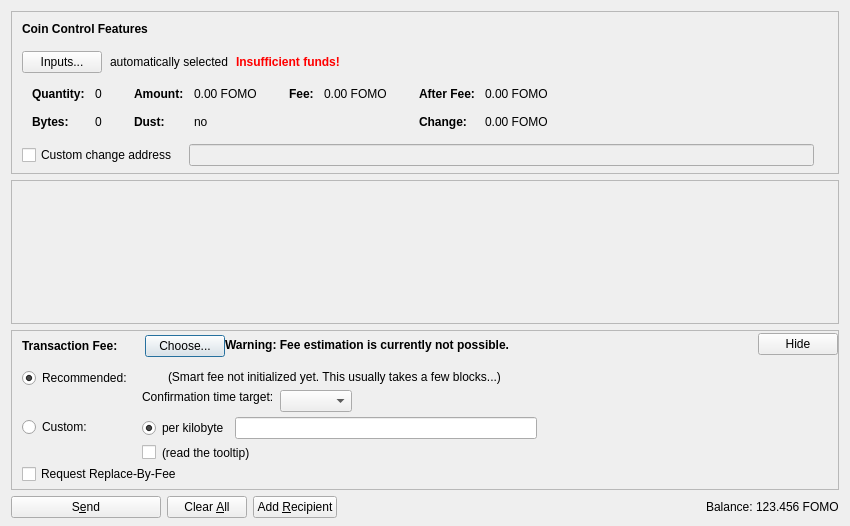
<?xml version="1.0" encoding="UTF-8"?>
<ui version="4.0">
 <class>SendCoinsDialog</class>
 <widget class="QDialog" name="SendCoinsDialog">
  <property name="geometry">
   <rect>
    <x>0</x>
    <y>0</y>
    <width>850</width>
    <height>526</height>
   </rect>
  </property>
  <property name="windowTitle">
   <string>Send Coins</string>
  </property>
  <layout class="QVBoxLayout" name="verticalLayout" stretch="0,1,0,0">
   <property name="bottomMargin">
    <number>8</number>
   </property>
   <item>
    <widget class="QFrame" name="frameCoinControl">
     <property name="sizePolicy">
      <sizepolicy hsizetype="Expanding" vsizetype="Expanding">
       <horstretch>0</horstretch>
       <verstretch>0</verstretch>
      </sizepolicy>
     </property>
     <property name="maximumSize">
      <size>
       <width>16777215</width>
       <height>16777215</height>
      </size>
     </property>
     <property name="frameShape">
      <enum>QFrame::StyledPanel</enum>
     </property>
     <property name="frameShadow">
      <enum>QFrame::Sunken</enum>
     </property>
     <layout class="QVBoxLayout" name="verticalLayoutCoinControl2">
      <property name="spacing">
       <number>0</number>
      </property>
      <property name="leftMargin">
       <number>0</number>
      </property>
      <property name="topMargin">
       <number>0</number>
      </property>
      <property name="rightMargin">
       <number>0</number>
      </property>
      <property name="bottomMargin">
       <number>6</number>
      </property>
      <item>
       <layout class="QVBoxLayout" name="verticalLayoutCoinControl" stretch="0,0,0,0,1">
        <property name="spacing">
         <number>0</number>
        </property>
        <property name="leftMargin">
         <number>10</number>
        </property>
        <property name="topMargin">
         <number>10</number>
        </property>
        <item>
         <layout class="QHBoxLayout" name="horizontalLayoutCoinControl1">
          <property name="bottomMargin">
           <number>15</number>
          </property>
          <item>
           <widget class="QLabel" name="labelCoinControlFeatures">
            <property name="sizePolicy">
             <sizepolicy hsizetype="Preferred" vsizetype="Maximum">
              <horstretch>0</horstretch>
              <verstretch>0</verstretch>
             </sizepolicy>
            </property>
            <property name="font">
             <font>
              <weight>75</weight>
              <bold>true</bold>
             </font>
            </property>
            <property name="styleSheet">
             <string notr="true">font-weight:bold;</string>
            </property>
            <property name="text">
             <string>Coin Control Features</string>
            </property>
           </widget>
          </item>
         </layout>
        </item>
        <item>
         <layout class="QHBoxLayout" name="horizontalLayoutCoinControl2" stretch="0,0,0,0">
          <property name="spacing">
           <number>8</number>
          </property>
          <property name="bottomMargin">
           <number>10</number>
          </property>
          <item>
           <widget class="QPushButton" name="pushButtonCoinControl">
            <property name="styleSheet">
             <string notr="true"/>
            </property>
            <property name="text">
             <string>Inputs...</string>
            </property>
            <property name="autoDefault">
             <bool>false</bool>
            </property>
           </widget>
          </item>
          <item>
           <widget class="QLabel" name="labelCoinControlAutomaticallySelected">
            <property name="text">
             <string>automatically selected</string>
            </property>
            <property name="margin">
             <number>5</number>
            </property>
           </widget>
          </item>
          <item>
           <widget class="QLabel" name="labelCoinControlInsuffFunds">
            <property name="font">
             <font>
              <weight>75</weight>
              <bold>true</bold>
             </font>
            </property>
            <property name="styleSheet">
             <string notr="true">color:red;font-weight:bold;</string>
            </property>
            <property name="text">
             <string>Insufficient funds!</string>
            </property>
            <property name="margin">
             <number>5</number>
            </property>
           </widget>
          </item>
          <item>
           <spacer name="horizontalSpacerCoinControl">
            <property name="orientation">
             <enum>Qt::Horizontal</enum>
            </property>
            <property name="sizeHint" stdset="0">
             <size>
              <width>40</width>
              <height>1</height>
             </size>
            </property>
           </spacer>
          </item>
         </layout>
        </item>
        <item>
         <widget class="QWidget" name="widgetCoinControl" native="true">
          <property name="sizePolicy">
           <sizepolicy hsizetype="Preferred" vsizetype="Preferred">
            <horstretch>0</horstretch>
            <verstretch>0</verstretch>
           </sizepolicy>
          </property>
          <property name="minimumSize">
           <size>
            <width>0</width>
            <height>0</height>
           </size>
          </property>
          <property name="styleSheet">
           <string notr="true"/>
          </property>
          <layout class="QHBoxLayout" name="horizontalLayoutCoinControl5">
           <property name="leftMargin">
            <number>0</number>
           </property>
           <property name="topMargin">
            <number>0</number>
           </property>
           <property name="rightMargin">
            <number>0</number>
           </property>
           <property name="bottomMargin">
            <number>0</number>
           </property>
           <item>
            <layout class="QHBoxLayout" name="horizontalLayoutCoinControl3" stretch="0,0,0,1">
             <property name="spacing">
              <number>20</number>
             </property>
             <property name="topMargin">
              <number>0</number>
             </property>
             <property name="bottomMargin">
              <number>10</number>
             </property>
             <item>
              <layout class="QFormLayout" name="formLayoutCoinControl1">
               <property name="horizontalSpacing">
                <number>10</number>
               </property>
               <property name="verticalSpacing">
                <number>14</number>
               </property>
               <property name="leftMargin">
                <number>10</number>
               </property>
               <property name="topMargin">
                <number>4</number>
               </property>
               <property name="rightMargin">
                <number>6</number>
               </property>
               <item row="0" column="0">
                <widget class="QLabel" name="labelCoinControlQuantityText">
                 <property name="font">
                  <font>
                   <weight>75</weight>
                   <bold>true</bold>
                  </font>
                 </property>
                 <property name="text">
                  <string>Quantity:</string>
                 </property>
                 <property name="margin">
                  <number>0</number>
                 </property>
                </widget>
               </item>
               <item row="0" column="1">
                <widget class="QLabel" name="labelCoinControlQuantity">
                 <property name="cursor">
                  <cursorShape>IBeamCursor</cursorShape>
                 </property>
                 <property name="contextMenuPolicy">
                  <enum>Qt::ActionsContextMenu</enum>
                 </property>
                 <property name="text">
                  <string notr="true">0</string>
                 </property>
                 <property name="margin">
                  <number>0</number>
                 </property>
                 <property name="textInteractionFlags">
                  <set>Qt::LinksAccessibleByMouse|Qt::TextSelectableByKeyboard|Qt::TextSelectableByMouse</set>
                 </property>
                </widget>
               </item>
               <item row="1" column="0">
                <widget class="QLabel" name="labelCoinControlBytesText">
                 <property name="font">
                  <font>
                   <weight>75</weight>
                   <bold>true</bold>
                  </font>
                 </property>
                 <property name="text">
                  <string>Bytes:</string>
                 </property>
                </widget>
               </item>
               <item row="1" column="1">
                <widget class="QLabel" name="labelCoinControlBytes">
                 <property name="cursor">
                  <cursorShape>IBeamCursor</cursorShape>
                 </property>
                 <property name="contextMenuPolicy">
                  <enum>Qt::ActionsContextMenu</enum>
                 </property>
                 <property name="text">
                  <string notr="true">0</string>
                 </property>
                 <property name="textInteractionFlags">
                  <set>Qt::LinksAccessibleByMouse|Qt::TextSelectableByKeyboard|Qt::TextSelectableByMouse</set>
                 </property>
                </widget>
               </item>
              </layout>
             </item>
             <item>
              <layout class="QFormLayout" name="formLayoutCoinControl2">
               <property name="horizontalSpacing">
                <number>10</number>
               </property>
               <property name="verticalSpacing">
                <number>14</number>
               </property>
               <property name="leftMargin">
                <number>6</number>
               </property>
               <property name="topMargin">
                <number>4</number>
               </property>
               <property name="rightMargin">
                <number>6</number>
               </property>
               <item row="0" column="0">
                <widget class="QLabel" name="labelCoinControlAmountText">
                 <property name="font">
                  <font>
                   <weight>75</weight>
                   <bold>true</bold>
                  </font>
                 </property>
                 <property name="text">
                  <string>Amount:</string>
                 </property>
                 <property name="margin">
                  <number>0</number>
                 </property>
                </widget>
               </item>
               <item row="0" column="1">
                <widget class="QLabel" name="labelCoinControlAmount">
                 <property name="cursor">
                  <cursorShape>IBeamCursor</cursorShape>
                 </property>
                 <property name="contextMenuPolicy">
                  <enum>Qt::ActionsContextMenu</enum>
                 </property>
                 <property name="text">
                  <string notr="true">0.00 FOMO</string>
                 </property>
                 <property name="textInteractionFlags">
                  <set>Qt::LinksAccessibleByMouse|Qt::TextSelectableByKeyboard|Qt::TextSelectableByMouse</set>
                 </property>
                </widget>
               </item>
               <item row="1" column="0">
                <widget class="QLabel" name="labelCoinControlLowOutputText">
                 <property name="font">
                  <font>
                   <weight>75</weight>
                   <bold>true</bold>
                  </font>
                 </property>
                 <property name="text">
                  <string>Dust:</string>
                 </property>
                </widget>
               </item>
               <item row="1" column="1">
                <widget class="QLabel" name="labelCoinControlLowOutput">
                 <property name="cursor">
                  <cursorShape>IBeamCursor</cursorShape>
                 </property>
                 <property name="contextMenuPolicy">
                  <enum>Qt::ActionsContextMenu</enum>
                 </property>
                 <property name="text">
                  <string notr="true">no</string>
                 </property>
                 <property name="textInteractionFlags">
                  <set>Qt::LinksAccessibleByMouse|Qt::TextSelectableByKeyboard|Qt::TextSelectableByMouse</set>
                 </property>
                </widget>
               </item>
              </layout>
             </item>
             <item>
              <layout class="QFormLayout" name="formLayoutCoinControl3">
               <property name="horizontalSpacing">
                <number>10</number>
               </property>
               <property name="verticalSpacing">
                <number>14</number>
               </property>
               <property name="leftMargin">
                <number>6</number>
               </property>
               <property name="topMargin">
                <number>4</number>
               </property>
               <property name="rightMargin">
                <number>6</number>
               </property>
               <item row="0" column="0">
                <widget class="QLabel" name="labelCoinControlFeeText">
                 <property name="font">
                  <font>
                   <weight>75</weight>
                   <bold>true</bold>
                  </font>
                 </property>
                 <property name="text">
                  <string>Fee:</string>
                 </property>
                 <property name="margin">
                  <number>0</number>
                 </property>
                </widget>
               </item>
               <item row="0" column="1">
                <widget class="QLabel" name="labelCoinControlFee">
                 <property name="cursor">
                  <cursorShape>IBeamCursor</cursorShape>
                 </property>
                 <property name="contextMenuPolicy">
                  <enum>Qt::ActionsContextMenu</enum>
                 </property>
                 <property name="text">
                  <string notr="true">0.00 FOMO</string>
                 </property>
                 <property name="textInteractionFlags">
                  <set>Qt::LinksAccessibleByMouse|Qt::TextSelectableByKeyboard|Qt::TextSelectableByMouse</set>
                 </property>
                </widget>
               </item>
              </layout>
             </item>
             <item>
              <layout class="QFormLayout" name="formLayoutCoinControl4">
               <property name="horizontalSpacing">
                <number>10</number>
               </property>
               <property name="verticalSpacing">
                <number>14</number>
               </property>
               <property name="leftMargin">
                <number>6</number>
               </property>
               <property name="topMargin">
                <number>4</number>
               </property>
               <property name="rightMargin">
                <number>6</number>
               </property>
               <item row="0" column="0">
                <widget class="QLabel" name="labelCoinControlAfterFeeText">
                 <property name="font">
                  <font>
                   <weight>75</weight>
                   <bold>true</bold>
                  </font>
                 </property>
                 <property name="text">
                  <string>After Fee:</string>
                 </property>
                 <property name="margin">
                  <number>0</number>
                 </property>
                </widget>
               </item>
               <item row="0" column="1">
                <widget class="QLabel" name="labelCoinControlAfterFee">
                 <property name="cursor">
                  <cursorShape>IBeamCursor</cursorShape>
                 </property>
                 <property name="contextMenuPolicy">
                  <enum>Qt::ActionsContextMenu</enum>
                 </property>
                 <property name="text">
                  <string notr="true">0.00 FOMO</string>
                 </property>
                 <property name="textInteractionFlags">
                  <set>Qt::LinksAccessibleByMouse|Qt::TextSelectableByKeyboard|Qt::TextSelectableByMouse</set>
                 </property>
                </widget>
               </item>
               <item row="1" column="0">
                <widget class="QLabel" name="labelCoinControlChangeText">
                 <property name="font">
                  <font>
                   <weight>75</weight>
                   <bold>true</bold>
                  </font>
                 </property>
                 <property name="text">
                  <string>Change:</string>
                 </property>
                </widget>
               </item>
               <item row="1" column="1">
                <widget class="QLabel" name="labelCoinControlChange">
                 <property name="cursor">
                  <cursorShape>IBeamCursor</cursorShape>
                 </property>
                 <property name="contextMenuPolicy">
                  <enum>Qt::ActionsContextMenu</enum>
                 </property>
                 <property name="text">
                  <string notr="true">0.00 FOMO</string>
                 </property>
                 <property name="textInteractionFlags">
                  <set>Qt::LinksAccessibleByMouse|Qt::TextSelectableByKeyboard|Qt::TextSelectableByMouse</set>
                 </property>
                </widget>
               </item>
              </layout>
             </item>
            </layout>
           </item>
          </layout>
         </widget>
        </item>
        <item>
         <layout class="QHBoxLayout" name="horizontalLayoutCoinControl4" stretch="0,0,0">
          <property name="spacing">
           <number>12</number>
          </property>
          <property name="sizeConstraint">
           <enum>QLayout::SetDefaultConstraint</enum>
          </property>
          <property name="topMargin">
           <number>5</number>
          </property>
          <property name="rightMargin">
           <number>5</number>
          </property>
          <item>
           <widget class="QCheckBox" name="checkBoxCoinControlChange">
            <property name="toolTip">
             <string>If this is activated, but the change address is empty or invalid, change will be sent to a newly generated address.</string>
            </property>
            <property name="text">
             <string>Custom change address</string>
            </property>
           </widget>
          </item>
          <item>
           <widget class="QValidatedLineEdit" name="lineEditCoinControlChange">
            <property name="enabled">
             <bool>false</bool>
            </property>
            <property name="sizePolicy">
             <sizepolicy hsizetype="Expanding" vsizetype="Fixed">
              <horstretch>0</horstretch>
              <verstretch>0</verstretch>
             </sizepolicy>
            </property>
           </widget>
          </item>
          <item>
           <widget class="QLabel" name="labelCoinControlChangeLabel">
            <property name="sizePolicy">
             <sizepolicy hsizetype="Preferred" vsizetype="Expanding">
              <horstretch>0</horstretch>
              <verstretch>0</verstretch>
             </sizepolicy>
            </property>
            <property name="minimumSize">
             <size>
              <width>0</width>
              <height>0</height>
             </size>
            </property>
            <property name="text">
             <string/>
            </property>
            <property name="margin">
             <number>3</number>
            </property>
           </widget>
          </item>
         </layout>
        </item>
        <item>
         <spacer name="verticalSpacerCoinControl">
          <property name="orientation">
           <enum>Qt::Vertical</enum>
          </property>
          <property name="sizeHint" stdset="0">
           <size>
            <width>800</width>
            <height>1</height>
           </size>
          </property>
         </spacer>
        </item>
       </layout>
      </item>
     </layout>
    </widget>
   </item>
   <item>
    <widget class="QScrollArea" name="scrollArea">
     <property name="widgetResizable">
      <bool>true</bool>
     </property>
     <widget class="QWidget" name="scrollAreaWidgetContents">
      <property name="geometry">
       <rect>
        <x>0</x>
        <y>0</y>
        <width>830</width>
        <height>104</height>
       </rect>
      </property>
      <layout class="QVBoxLayout" name="verticalLayout_2" stretch="0,1">
       <property name="leftMargin">
        <number>0</number>
       </property>
       <property name="topMargin">
        <number>0</number>
       </property>
       <property name="rightMargin">
        <number>0</number>
       </property>
       <property name="bottomMargin">
        <number>0</number>
       </property>
       <item>
        <layout class="QVBoxLayout" name="entries">
         <property name="spacing">
          <number>6</number>
         </property>
        </layout>
       </item>
       <item>
        <spacer name="verticalSpacer">
         <property name="orientation">
          <enum>Qt::Vertical</enum>
         </property>
         <property name="sizeHint" stdset="0">
          <size>
           <width>20</width>
           <height>40</height>
          </size>
         </property>
        </spacer>
       </item>
      </layout>
     </widget>
    </widget>
   </item>
   <item>
    <widget class="QFrame" name="frameFee">
     <property name="sizePolicy">
      <sizepolicy hsizetype="Expanding" vsizetype="Expanding">
       <horstretch>0</horstretch>
       <verstretch>0</verstretch>
      </sizepolicy>
     </property>
     <property name="maximumSize">
      <size>
       <width>16777215</width>
       <height>16777215</height>
      </size>
     </property>
     <property name="frameShape">
      <enum>QFrame::StyledPanel</enum>
     </property>
     <property name="frameShadow">
      <enum>QFrame::Sunken</enum>
     </property>
     <layout class="QVBoxLayout" name="verticalLayoutFee1">
      <property name="spacing">
       <number>0</number>
      </property>
      <property name="leftMargin">
       <number>0</number>
      </property>
      <property name="topMargin">
       <number>0</number>
      </property>
      <property name="rightMargin">
       <number>0</number>
      </property>
      <property name="bottomMargin">
       <number>0</number>
      </property>
      <item>
       <layout class="QVBoxLayout" name="verticalLayoutFee2" stretch="0,0,0">
        <property name="spacing">
         <number>0</number>
        </property>
        <property name="leftMargin">
         <number>10</number>
        </property>
        <property name="topMargin">
         <number>0</number>
        </property>
        <item>
         <layout class="QHBoxLayout" name="horizontalLayoutFee1">
          <property name="bottomMargin">
           <number>0</number>
          </property>
          <item>
           <layout class="QVBoxLayout" name="verticalLayoutFee7">
            <property name="spacing">
             <number>0</number>
            </property>
            <item>
             <spacer name="verticalSpacerSmartFee">
              <property name="orientation">
               <enum>Qt::Vertical</enum>
              </property>
              <property name="sizeType">
               <enum>QSizePolicy::Fixed</enum>
              </property>
              <property name="sizeHint" stdset="0">
               <size>
                <width>1</width>
                <height>4</height>
               </size>
              </property>
             </spacer>
            </item>
            <item>
             <layout class="QHBoxLayout" name="horizontalLayoutSmartFee">
              <property name="spacing">
               <number>10</number>
              </property>
              <item>
               <widget class="QLabel" name="labelFeeHeadline">
                <property name="sizePolicy">
                 <sizepolicy hsizetype="Preferred" vsizetype="Maximum">
                  <horstretch>0</horstretch>
                  <verstretch>0</verstretch>
                 </sizepolicy>
                </property>
                <property name="font">
                 <font>
                  <weight>75</weight>
                  <bold>true</bold>
                 </font>
                </property>
                <property name="styleSheet">
                 <string notr="true">font-weight:bold;</string>
                </property>
                <property name="text">
                 <string>Transaction Fee:</string>
                </property>
               </widget>
              </item>
              <item>
               <widget class="QLabel" name="labelFeeMinimized">
                <property name="text">
                 <string/>
                </property>
               </widget>
              </item>
              <item>
               <widget class="QPushButton" name="buttonChooseFee">
                <property name="text">
                 <string>Choose...</string>
                </property>
               </widget>
              </item>
             </layout>
            </item>
            <item>
             <spacer name="verticalSpacer_5">
              <property name="orientation">
               <enum>Qt::Vertical</enum>
              </property>
              <property name="sizeHint" stdset="0">
               <size>
                <width>1</width>
                <height>1</height>
               </size>
              </property>
             </spacer>
            </item>
           </layout>
          </item>
          <item>
           <widget class="QLabel" name="fallbackFeeWarningLabel">
            <property name="toolTip">
             <string>Using the fallbackfee can result in sending a transaction that will take several hours or days (or never) to confirm. Consider choosing your fee manually or wait until you have validated the complete chain.</string>
            </property>
            <property name="font">
            <font>
                <weight>75</weight>
                <bold>true</bold>
            </font>
            </property>
            <property name="text">
             <string>Warning: Fee estimation is currently not possible.</string>
            </property>
            <property name="wordWrap">
             <bool>false</bool>
            </property>
           </widget>
          </item>
          <item>
           <spacer name="horizontalSpacer_4">
            <property name="orientation">
             <enum>Qt::Horizontal</enum>
            </property>
            <property name="sizeType">
             <enum>QSizePolicy::MinimumExpanding</enum>
            </property>
            <property name="sizeHint" stdset="0">
             <size>
              <width>40</width>
              <height>20</height>
             </size>
            </property>
           </spacer>
          </item>
          <item>
           <widget class="QPushButton" name="buttonMinimizeFee">
            <property name="toolTip">
             <string>collapse fee-settings</string>
            </property>
            <property name="text">
             <string>Hide</string>
            </property>
           </widget>
          </item>
         </layout>
        </item>
        <item>
         <widget class="QFrame" name="frameFeeSelection">
          <layout class="QVBoxLayout" name="verticalLayoutFee12">
           <property name="spacing">
            <number>0</number>
           </property>
           <property name="leftMargin">
            <number>0</number>
           </property>
           <property name="topMargin">
            <number>0</number>
           </property>
           <property name="rightMargin">
            <number>0</number>
           </property>
           <property name="bottomMargin">
            <number>0</number>
           </property>
           <item>
            <layout class="QGridLayout" name="gridLayoutFee">
             <property name="topMargin">
              <number>10</number>
             </property>
             <property name="bottomMargin">
              <number>4</number>
             </property>
             <property name="horizontalSpacing">
              <number>10</number>
             </property>
             <property name="verticalSpacing">
              <number>4</number>
             </property>
             <item row="1" column="1">
              <layout class="QVBoxLayout" name="verticalLayoutFee8">
               <property name="spacing">
                <number>6</number>
               </property>
               <item>
                <layout class="QHBoxLayout" name="horizontalLayoutFee13">
                 <item>
                  <widget class="QRadioButton" name="radioCustomPerKilobyte">
                   <property name="toolTip">
                    <string>If the custom fee is set to 1000 satoshis and the transaction is only 250 bytes, then &quot;per kilobyte&quot; only pays 250 satoshis in fee, while &quot;total at least&quot; pays 1000 satoshis. For transactions bigger than a kilobyte both pay by kilobyte.</string>
                   </property>
                   <property name="text">
                    <string>per kilobyte</string>
                   </property>
                   <property name="checked">
                    <bool>true</bool>
                   </property>
                   <attribute name="buttonGroup">
                    <string notr="true">groupCustomFee</string>
                   </attribute>
                  </widget>
                 </item>
                 <item>
                  <widget class="BitcoinAmountField" name="customFee"/>
                 </item>
                 <item>
                  <spacer name="horizontalSpacer_6">
                   <property name="orientation">
                    <enum>Qt::Horizontal</enum>
                   </property>
                   <property name="sizeHint" stdset="0">
                    <size>
                     <width>1</width>
                     <height>1</height>
                    </size>
                   </property>
                  </spacer>
                 </item>
                </layout>
               </item>
               <item>
                <layout class="QHBoxLayout" name="horizontalLayoutFee8">
                 <item>
                  <widget class="QCheckBox" name="checkBoxMinimumFee">
                   <property name="toolTip">
                    <string>Paying only the minimum fee is just fine as long as there is less transaction volume than space in the blocks. But be aware that this can end up in a never confirming transaction once there is more demand for fomocoin transactions than the network can process.</string>
                   </property>
                   <property name="text">
                    <string/>
                   </property>
                  </widget>
                 </item>
                 <item>
                  <widget class="QLabel" name="labelMinFeeWarning">
                   <property name="enabled">
                    <bool>true</bool>
                   </property>
                   <property name="toolTip">
                    <string>Paying only the minimum fee is just fine as long as there is less transaction volume than space in the blocks. But be aware that this can end up in a never confirming transaction once there is more demand for fomocoin transactions than the network can process.</string>
                   </property>
                   <property name="text">
                    <string>(read the tooltip)</string>
                   </property>
                   <property name="margin">
                    <number>5</number>
                   </property>
                  </widget>
                 </item>
                 <item>
                  <spacer name="horizontalSpacer_2">
                   <property name="orientation">
                    <enum>Qt::Horizontal</enum>
                   </property>
                   <property name="sizeHint" stdset="0">
                    <size>
                     <width>1</width>
                     <height>1</height>
                    </size>
                   </property>
                  </spacer>
                 </item>
                </layout>
               </item>
              </layout>
             </item>
             <item row="0" column="0">
              <layout class="QVBoxLayout" name="verticalLayoutFee4" stretch="0,1">
               <item>
                <widget class="QRadioButton" name="radioSmartFee">
                 <property name="text">
                  <string>Recommended:</string>
                 </property>
                 <property name="checked">
                  <bool>true</bool>
                 </property>
                 <attribute name="buttonGroup">
                  <string notr="true">groupFee</string>
                 </attribute>
                </widget>
               </item>
               <item>
                <spacer name="verticalSpacer_2">
                 <property name="orientation">
                  <enum>Qt::Vertical</enum>
                 </property>
                 <property name="sizeHint" stdset="0">
                  <size>
                   <width>1</width>
                   <height>1</height>
                  </size>
                 </property>
                </spacer>
               </item>
              </layout>
             </item>
             <item row="1" column="0">
              <layout class="QVBoxLayout" name="verticalLayoutFee9" stretch="0,1">
               <item>
                <widget class="QRadioButton" name="radioCustomFee">
                 <property name="text">
                  <string>Custom:</string>
                 </property>
                 <attribute name="buttonGroup">
                  <string notr="true">groupFee</string>
                 </attribute>
                </widget>
               </item>
               <item>
                <spacer name="verticalSpacer_6">
                 <property name="orientation">
                  <enum>Qt::Vertical</enum>
                 </property>
                 <property name="sizeHint" stdset="0">
                  <size>
                   <width>1</width>
                   <height>1</height>
                  </size>
                 </property>
                </spacer>
               </item>
              </layout>
             </item>
             <item row="0" column="1">
              <layout class="QVBoxLayout" name="verticalLayoutFee3" stretch="0,0,1">
               <property name="spacing">
                <number>6</number>
               </property>
               <property name="topMargin">
                <number>2</number>
               </property>
               <item>
                <layout class="QHBoxLayout" name="horizontalLayoutFee12">
                 <item>
                  <widget class="QLabel" name="labelSmartFee">
                   <property name="text">
                    <string/>
                   </property>
                   <property name="margin">
                    <number>2</number>
                   </property>
                  </widget>
                 </item>
                 <item>
                  <widget class="QLabel" name="labelFeeEstimation">
                   <property name="text">
                    <string/>
                   </property>
                  </widget>
                 </item>
                 <item>
                  <widget class="QLabel" name="labelSmartFee2">
                   <property name="text">
                    <string>(Smart fee not initialized yet. This usually takes a few blocks...)</string>
                   </property>
                   <property name="margin">
                    <number>2</number>
                   </property>
                  </widget>
                 </item>
                 <item>
                  <spacer name="horizontalSpacer_5">
                   <property name="orientation">
                    <enum>Qt::Horizontal</enum>
                   </property>
                   <property name="sizeHint" stdset="0">
                    <size>
                     <width>1</width>
                     <height>1</height>
                    </size>
                   </property>
                  </spacer>
                 </item>
                </layout>
               </item>
               <item>
                <layout class="QHBoxLayout" name="horizontalLayoutFee9">
                 <item>
                  <layout class="QVBoxLayout" name="verticalLayoutFee6">
                   <item>
                    <widget class="QLabel" name="labelSmartFee3">
                     <property name="text">
                      <string>Confirmation time target:</string>
                     </property>
                     <property name="margin">
                      <number>2</number>
                     </property>
                    </widget>
                   </item>
                   <item>
                    <spacer name="verticalSpacer_3">
                     <property name="orientation">
                      <enum>Qt::Vertical</enum>
                     </property>
                     <property name="sizeHint" stdset="0">
                      <size>
                       <width>1</width>
                       <height>1</height>
                      </size>
                     </property>
                    </spacer>
                   </item>
                  </layout>
                 </item>
                 <item>
                  <layout class="QVBoxLayout" name="verticalLayoutFee5">
                   <property name="rightMargin">
                    <number>30</number>
                   </property>
                   <item>
                    <layout class="QHBoxLayout" name="horizontalLayoutConfTarget">
                     <property name="bottomMargin">
                      <number>0</number>
                     </property>
                     <item>
                      <widget class="QComboBox" name="confTargetSelector"/>
                     </item>
                     <item>
                      <spacer name="horizontalSpacerConfTarget">
                       <property name="orientation">
                        <enum>Qt::Horizontal</enum>
                       </property>
                       <property name="sizeHint" stdset="0">
                        <size>
                         <width>40</width>
                         <height>20</height>
                        </size>
                       </property>
                      </spacer>
                     </item>
                    </layout>
                   </item>
                  </layout>
                 </item>
                </layout>
               </item>
               <item>
                <spacer name="verticalSpacer_4">
                 <property name="orientation">
                  <enum>Qt::Vertical</enum>
                 </property>
                 <property name="sizeHint" stdset="0">
                  <size>
                   <width>1</width>
                   <height>1</height>
                  </size>
                 </property>
                </spacer>
               </item>
              </layout>
             </item>
            </layout>
           </item>
           <item>
            <widget class="QCheckBox" name="optInRBF">
             <property name="text">
              <string>Request Replace-By-Fee</string>
             </property>
             <property name="toolTip">
              <string>Indicates that the sender may wish to replace this transaction with a new one paying higher fees (prior to being confirmed).</string>
             </property>
            </widget>
           </item>
          </layout>
         </widget>
        </item>
        <item>
         <spacer name="verticalSpacerFee">
          <property name="orientation">
           <enum>Qt::Vertical</enum>
          </property>
          <property name="sizeHint" stdset="0">
           <size>
            <width>40</width>
            <height>5</height>
           </size>
          </property>
         </spacer>
        </item>
       </layout>
      </item>
     </layout>
    </widget>
   </item>
   <item>
    <layout class="QHBoxLayout" name="horizontalLayout">
     <item>
      <widget class="QPushButton" name="sendButton">
       <property name="minimumSize">
        <size>
         <width>150</width>
         <height>0</height>
        </size>
       </property>
       <property name="toolTip">
        <string>Confirm the send action</string>
       </property>
       <property name="text">
        <string>S&amp;end</string>
       </property>
       <property name="icon">
        <iconset resource="../bitcoin.qrc">
         <normaloff>:/icons/send</normaloff>:/icons/send</iconset>
       </property>
       <property name="autoDefault">
        <bool>false</bool>
       </property>
       <property name="default">
        <bool>false</bool>
       </property>
      </widget>
     </item>
     <item>
      <widget class="QPushButton" name="clearButton">
       <property name="sizePolicy">
        <sizepolicy hsizetype="Minimum" vsizetype="Fixed">
         <horstretch>0</horstretch>
         <verstretch>0</verstretch>
        </sizepolicy>
       </property>
       <property name="toolTip">
        <string>Clear all fields of the form.</string>
       </property>
       <property name="text">
        <string>Clear &amp;All</string>
       </property>
       <property name="icon">
        <iconset resource="../bitcoin.qrc">
         <normaloff>:/icons/remove</normaloff>:/icons/remove</iconset>
       </property>
       <property name="autoDefault">
        <bool>false</bool>
       </property>
      </widget>
     </item>
     <item>
      <widget class="QPushButton" name="addButton">
       <property name="toolTip">
        <string>Send to multiple recipients at once</string>
       </property>
       <property name="text">
        <string>Add &amp;Recipient</string>
       </property>
       <property name="icon">
        <iconset resource="../bitcoin.qrc">
         <normaloff>:/icons/add</normaloff>:/icons/add</iconset>
       </property>
       <property name="autoDefault">
        <bool>false</bool>
       </property>
      </widget>
     </item>
     <item>
      <spacer name="horizontalSpacer">
       <property name="orientation">
        <enum>Qt::Horizontal</enum>
       </property>
       <property name="sizeHint" stdset="0">
        <size>
         <width>40</width>
         <height>20</height>
        </size>
       </property>
      </spacer>
     </item>
     <item>
      <layout class="QHBoxLayout" name="horizontalLayout_2">
       <property name="spacing">
        <number>3</number>
       </property>
       <item>
        <widget class="QLabel" name="label">
         <property name="sizePolicy">
          <sizepolicy hsizetype="Preferred" vsizetype="Fixed">
           <horstretch>0</horstretch>
           <verstretch>0</verstretch>
          </sizepolicy>
         </property>
         <property name="text">
          <string>Balance:</string>
         </property>
        </widget>
       </item>
       <item>
        <widget class="QLabel" name="labelBalance">
         <property name="sizePolicy">
          <sizepolicy hsizetype="Preferred" vsizetype="Fixed">
           <horstretch>0</horstretch>
           <verstretch>0</verstretch>
          </sizepolicy>
         </property>
         <property name="cursor">
          <cursorShape>IBeamCursor</cursorShape>
         </property>
         <property name="text">
          <string notr="true">123.456 FOMO</string>
         </property>
         <property name="textInteractionFlags">
          <set>Qt::LinksAccessibleByMouse|Qt::TextSelectableByKeyboard|Qt::TextSelectableByMouse</set>
         </property>
        </widget>
       </item>
      </layout>
     </item>
    </layout>
   </item>
  </layout>
 </widget>
 <customwidgets>
  <customwidget>
   <class>QValidatedLineEdit</class>
   <extends>QLineEdit</extends>
   <header>qvalidatedlineedit.h</header>
  </customwidget>
  <customwidget>
   <class>BitcoinAmountField</class>
   <extends>QLineEdit</extends>
   <header>bitcoinamountfield.h</header>
   <container>1</container>
  </customwidget>
 </customwidgets>
 <resources>
  <include location="../bitcoin.qrc"/>
 </resources>
 <connections/>
 <buttongroups>
  <buttongroup name="groupFee"/>
  <buttongroup name="groupCustomFee"/>
 </buttongroups>
</ui>
